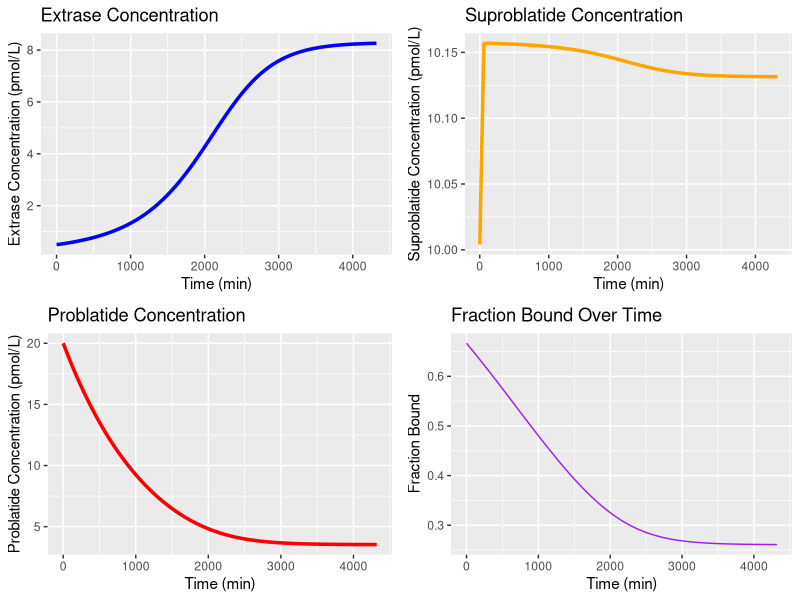
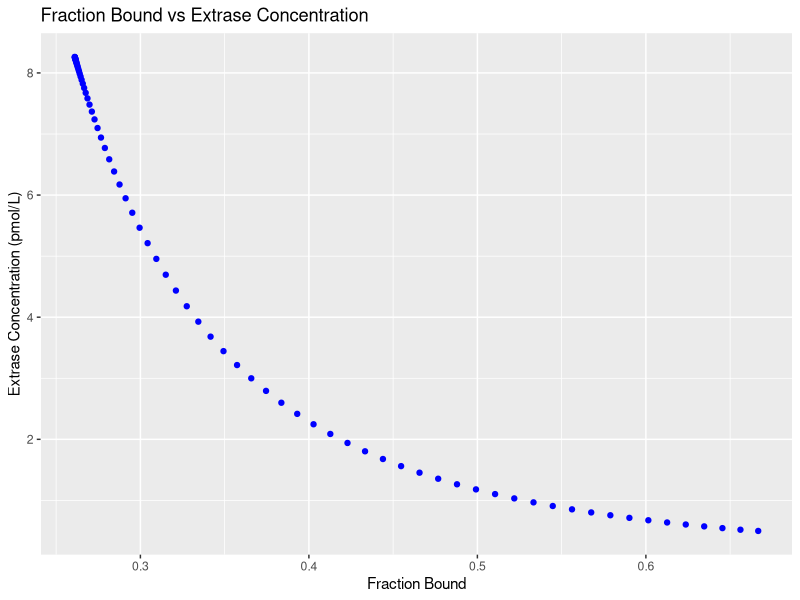
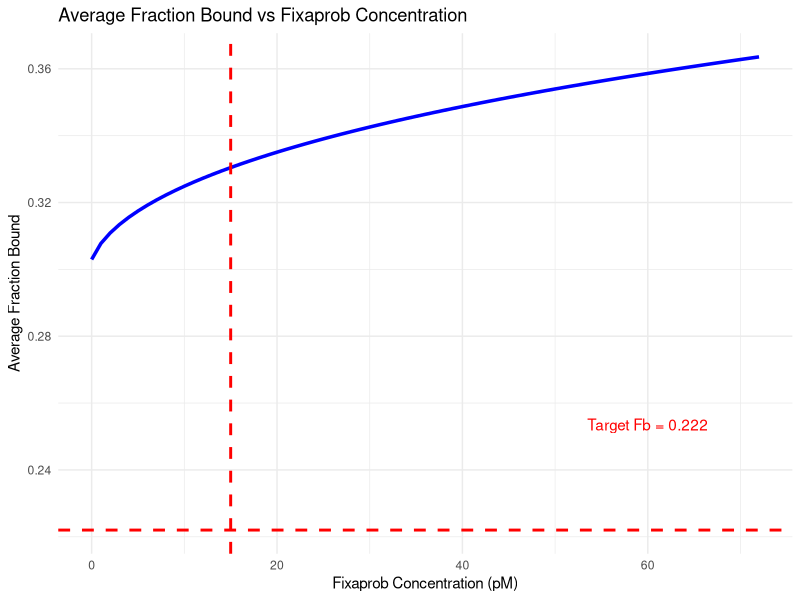

Here is the R script that generated these plots, in order:
library(tidyverse)
library(deSolve)
library(ggpubr)

rm(list = ls())

##Notes:
# Suproblatide: Precursor molecule that produces PRoblatide from the action of Extrase enzyme
# Problatide: A growth factor that stimulates cell division when bound to its receptor GF-R.
# Extrase: The enzyme responsible for converting Suproblatide to Problatide.
# GF-R:  The receptor that, when bound to Problatide, triggers cell division

# specify deSolve Model
model <- function(time, inits, theta) {
  with(as.list(c(inits, theta)), {  # Get named contents of inits and theta
    
    # Calculate enzyme-substrate complex and free enzyme
    ES = Et * St / (Km * (1 + Ie / Kie) + St)
    E = Et - ES
    S = St - ES
    
    # Fraction bound with inhibitor
    fb = (P) / (Kd + P)

    # Differential equations
    dEt = (Prode * (fbss / fb)^n) - Kdege * E
    dSt = Prods - Kdegs * S - Kcat * ES
    dP = Kcat * ES - Kdegp * P
    
    # Return list of derivatives
    list(c(dEt, dSt, dP))
  })
}

###################################################3
#Known constants
Km = 1.25 * 1000#nM 
Kcat = 4 #/sec
Kdege = 1 #/sec
Kdegs = 0.1 #/sec (the substrate can only be eliminated by converting into product)
Kd = 10 #pmol/L

#Concentrations measured at steady state
Pss = 20 #pmol/L
Sss = 10 #pmol/L
Etot_ss = 0.5 #pmol/L

#Calculated concentrations at SS

#Enzyme substrate complex at steady-state
ES_ss = Etot_ss * Sss/ (Km + Sss)

#Free enzyme at steady state
E_ss = Etot_ss - ES_ss

#Calculated production and elimination rates 
Prode = Kdege*E_ss    #Must equal free-enzyme elimination rate
Prods = Kdegs*Sss + Kcat*ES_ss  #Must equal free enzyme elimination rate + productformation rate
Kdegp = Kcat*ES_ss / Pss  #Calculate from steady-state condition for Product

fbss = Pss / (Pss + Kd)


#####################################3
inits = c(Et = Etot_ss,
          St = Sss  + ES_ss,
          P = Pss)

theta = c(Km = Km,
          Kcat = Kcat,
          Kdege = Kdege,
          Kdegs = Kdegs,
          Prode = Prode,
          Prods = Prods,
          Kdegp = Kdegp,
          Kie = 100, #pM
          Ie = 9500,
          Pss = Pss,
          n=3, #feedack
          Kd = Kd #pM Product receptor binding affinity
          )


# Simulation time
tlast = 3 * 24 * 60  # 3 days in minutes
times <- seq(0, tlast, 60)

#Simulate
X <- data.frame(ode(inits, times, model, theta))


#Calcualte fraction bound
X$fb = X$P / (theta["Kd"]  +X$P)



#Post-hoc calculations

# Plot Et (Extrase concentration)
plot_Et <- ggplot(X, aes(x = time, y = Et)) +
  geom_line(color = "blue",size = 1.2) +
  labs(x = "Time (min)", y = "Extrase Concentration (pmol/L)", title = "Extrase Concentration")

# Plot St (Suproblatide concentration)
plot_St <- ggplot(X, aes(x = time, y = St)) +
  geom_line(color = "orange",size = 1.2) +
  labs(x = "Time (min)", y = "Suproblatide Concentration (pmol/L)", title = "Suproblatide Concentration")

# Plot P (Problatide concentration)
plot_P <- ggplot(X, aes(x = time, y = P)) +
  geom_line(color = "red",size = 1.2) +
  labs(x = "Time (min)", y = "Problatide Concentration (pmol/L)", title = "Problatide Concentration")

# Plot Fraction Bound
plot_fb <- ggplot(X, aes(x = time, y = fb)) +
  geom_line(color = "purple") +
  labs(x = "Time (min)", y = "Fraction Bound", title = "Fraction Bound Over Time")

# Plot Fraction Bound vs Extrase Concentration
plot_fb_vs_Et <- ggplot(X, aes(x = fb, y = Et)) +
  geom_point(color = "blue") +
  labs(x = "Fraction Bound", y = "Extrase Concentration (pmol/L)", title = "Fraction Bound vs Extrase Concentration")

# Combine the first four plots into one grid and the fifth plot as a full plot below
ggarrange(plot_Et, plot_St, plot_P, plot_fb, 
          ncol = 2, nrow = 2, 
          common.legend = TRUE, legend = "bottom") %>%
  ggarrange(plot_fb_vs_Et, ncol = 1, nrow = 1, heights = c(2, 1))



#==============================Case 2, Part C==========================================#
# Create a vector of Fixaprob concentrations (pM)
I_values <- seq(0, 72, by = 1)  # Adjust as needed for the range you want

# Create an empty list to store the results
fraction_bound_results <- list()

# Loop through each Fixaprob concentration and run the model
for (I_conc in I_values) {
  
  # Update the inhibitor concentration (Kie) in the model parameters
  theta["Kie"] <- I_conc
  
  # Run the ODE simulation for this Fixaprob concentration
  X <- data.frame(ode(inits, times, model, theta))
  
  # Calculate fraction bound for each time point
  X$fb = X$P / (theta["Kd"] + X$P)
  
  # Store the time and fraction bound for this concentration
  fraction_bound_results[[as.character(I_conc)]] <- data.frame(Time = X$time, FractionBound = X$fb)
}

# Now convert the list to a data frame for easier plotting
fb_data <- do.call(rbind, lapply(names(fraction_bound_results), function(I_conc) {
  df <- fraction_bound_results[[I_conc]]
  df$FixaprobConcentration <- rep(I_conc, nrow(df))  # Add Fixaprob concentration column
  return(df)
}))

# Calculate the average fraction bound over time for each concentration
average_fb_data <- fb_data %>%
  group_by(FixaprobConcentration) %>%
  summarise(AverageFractionBound = mean(FractionBound, na.rm = TRUE))

# Plot fraction bound vs Fixaprob concentration (averaged over time)
ggplot(average_fb_data, aes(x = as.numeric(FixaprobConcentration), y = AverageFractionBound)) +
  geom_line(color = "blue", size = 1.2) +
  geom_vline(xintercept = 15, color = "red", linetype = "dashed", size = 1) +
  geom_hline(yintercept = 0.222, color = "red", linetype = "dashed", size = 1) +
  labs(
    x = "Fixaprob Concentration (pM)",
    y = "Average Fraction Bound",
    title = "Average Fraction Bound vs Fixaprob Concentration"
  ) +
  annotate("text", x = 60, y = 0.25, label = "Target Fb = 0.222", color = "red", vjust = -0.5) +
  theme_minimal()
